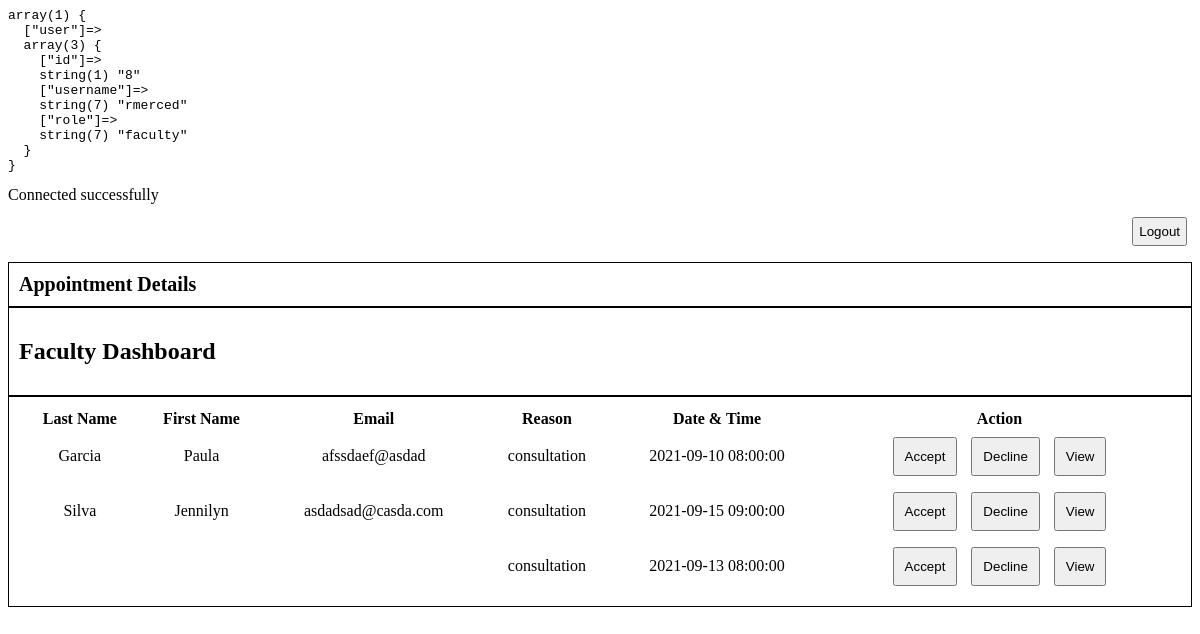
The app's page /dashboard.php (signed in) with its own data.
### tables this page shows
CREATE TABLE `appointment` (
  `id` int(99) NOT NULL,
  `department` varchar(99) NOT NULL,
  `reason` varchar(99) NOT NULL,
  `user_id` int(99) NOT NULL,
  `student_id` int(99) NOT NULL,
  `guest_id` int(99) NOT NULL,
  `date_time` datetime NOT NULL,
  `status` varchar(99) NOT NULL DEFAULT 'pending'
);

CREATE TABLE `student` (
  `id` int(11) NOT NULL,
  `student_fname` varchar(99) NOT NULL,
  `student_lname` varchar(99) NOT NULL,
  `student_num` int(11) NOT NULL,
  `student_email` varchar(99) NOT NULL,
  `student_course` varchar(99) NOT NULL,
  `student_section` varchar(99) NOT NULL,
  `created_at` datetime NOT NULL,
  `student_companion` int(11) NOT NULL
);

### dashboard.php (the view, shortened to what this page needs)
<?php
	echo "<pre>";
	var_dump($_SESSION);
	echo "</pre>";
	$appointment = [];
		$servername = "localhost";
		$username = "root";
		$password = "root";
		$dbname = 'oasis';
		$conn = new mysqli($servername, $username, $password, $dbname);
		echo "Connected successfully";
		$sql = 'SELECT apt.user_id, apt.reason, apt.date_time, s.student_lname, s.student_fname, s.student_email' .
				' FROM appointment apt' .
				' LEFT JOIN student s ON apt.student_id = s.id ' .
				' WHERE apt.user_id="' . $_SESSION['user']['id']. '"';
		$result = $conn->query($sql);
		if ($result->num_rows > 0) {
			while($row = $result->fetch_assoc()) {
				$appointment[] = $row;
			}
		} else {
			echo "no appointments";
		}
 ?>
<link rel="stylesheet" type="text/css" href="css/dashboard.css">
<?php
	include "logout.php";
?>
<div class="head1">
	<header>Appointment Details</header>
</div>
<div class="head2">
	<h2><?php echo ucwords($_SESSION['user']['role']) ?> Dashboard</h2>
</div>
<div class="div1">
	<table class="details info">
		<tr>
			<th>Last Name</th>
			<th>First Name</th>
			<th>Email</th>
			<th>Reason</th>
			<th>Date & Time</th>
			<th>Action</th>
		</tr>
		<?php foreach($appointment as $apt): ?>
		<tr>
			<td> <?php echo $apt['student_lname'] ?>
			<td> <?php echo $apt['student_fname'] ?>
			<td> <?php echo $apt['student_email'] ?>
			<td> <?php echo $apt['reason'] ?>
			<td> <?php echo $apt['date_time'] ?>
			<td>
				<div class="button-div">
					<button class="button">Accept</button>
					<button class="button">Decline</button>
					<button class="button">View</button>
				</div>
			<td>
		<tr>
		<?php endforeach; ?>
	</table>
</div>

### logout.php (shortened to what this page needs)
<div class="logout">
	<form method="post">
		<button name="logout" class="logoutBTN">Logout</button>
	</form>
</div>

### css/dashboard.css (style rules this page uses)
.head1 { border: 1px solid black; padding: 10px; font-size: 20px; font-weight: bold; }
.head2 { border: 1px solid black; padding: 10px; }
.details { border: 1px solid black; padding: 10px; }
.info { padding: 10px; text-align: center; width: 100%; }
.button { margin: 5px; padding: 10px; }

### logout.php (style rules this page uses)
.logout { text-align: right; margin: 5px; }
.logoutBTN { padding: 5px; }

### records on screen
appointment: student.student_lname "Garcia", student.student_fname "Paula", student.student_email "afssdaef@asdad", reason "consultation", date_time "2021-09-10 08:00:00"
appointment: student.student_lname "Silva", student.student_fname "Jennilyn", student.student_email "asdadsad@casda.com", reason "consultation", date_time "2021-09-15 09:00:00"
appointment: reason "consultation", date_time "2021-09-13 08:00:00"

### other values on screen
$_SESSION['user']['role'] "Faculty"
